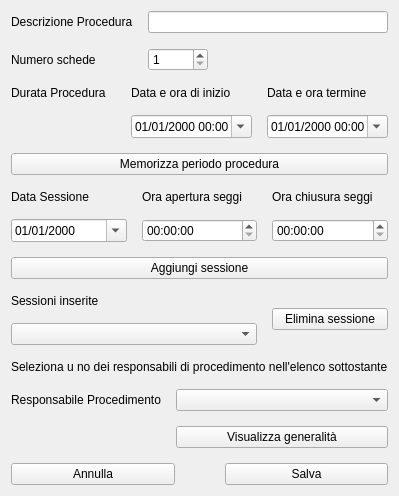
      <widget class="QWidget" name="creazione_procedura_page">
       <layout class="QVBoxLayout" name="verticalLayout_7">
        <property name="spacing">
         <number>15</number>
        </property>
        <item>
         <layout class="QFormLayout" name="formLayout_3">
          <property name="sizeConstraint">
           <enum>QLayout::SetDefaultConstraint</enum>
          </property>
          <property name="fieldGrowthPolicy">
           <enum>QFormLayout::AllNonFixedFieldsGrow</enum>
          </property>
          <property name="rowWrapPolicy">
           <enum>QFormLayout::DontWrapRows</enum>
          </property>
          <item row="0" column="0">
           <widget class="QLabel" name="label_descrizione_procedura">
            <property name="text">
             <string>Descrizione Procedura</string>
            </property>
           </widget>
          </item>
          <item row="0" column="1">
           <widget class="QLineEdit" name="lineEdit_descrizione_procedura"/>
          </item>
          <item row="1" column="0">
           <widget class="QLabel" name="label_numero_schede">
            <property name="text">
             <string>Numero schede</string>
            </property>
           </widget>
          </item>
          <item row="1" column="1">
           <widget class="QSpinBox" name="spinBox_numero_schede">
            <property name="maximumSize">
             <size>
              <width>60</width>
              <height>16777215</height>
             </size>
            </property>
            <property name="mouseTracking">
             <bool>false</bool>
            </property>
            <property name="minimum">
             <number>1</number>
            </property>
            <property name="maximum">
             <number>10</number>
            </property>
           </widget>
          </item>
         </layout>
        </item>
        <item>
         <layout class="QGridLayout" name="gridLayout_2">
          <item row="3" column="0" colspan="3">
           <widget class="QPushButton" name="pushButton_memorizza_periodo_procedura">
            <property name="text">
             <string>Memorizza periodo procedura</string>
            </property>
           </widget>
          </item>
          <item row="0" column="1">
           <widget class="QLabel" name="label_data_ora_inizio">
            <property name="text">
             <string>Data e ora di inizio</string>
            </property>
           </widget>
          </item>
          <item row="0" column="0">
           <widget class="QLabel" name="label_durata">
            <property name="text">
             <string>Durata Procedura</string>
            </property>
           </widget>
          </item>
          <item row="0" column="2">
           <widget class="QLabel" name="label_data_ora_fine">
            <property name="text">
             <string>Data e ora termine</string>
            </property>
           </widget>
          </item>
          <item row="2" column="2">
           <widget class="QDateTimeEdit" name="dateTimeEdit_data_ora_termine">
            <property name="displayFormat">
             <string>dd/MM/yyyy HH:mm</string>
            </property>
            <property name="calendarPopup">
             <bool>true</bool>
            </property>
           </widget>
          </item>
          <item row="2" column="1">
           <widget class="QDateTimeEdit" name="dateTimeEdit_data_ora_inizio">
            <property name="displayFormat">
             <string>dd/MM/yyyy HH:mm</string>
            </property>
            <property name="calendarPopup">
             <bool>true</bool>
            </property>
           </widget>
          </item>
         </layout>
        </item>
        <item>
         <layout class="QGridLayout" name="gridLayout_3">
          <item row="4" column="0" colspan="2">
           <layout class="QFormLayout" name="formLayout_12">
            <property name="rowWrapPolicy">
             <enum>QFormLayout::WrapAllRows</enum>
            </property>
            <item row="1" column="0">
             <widget class="QLabel" name="label_sessioni_inserite">
              <property name="text">
               <string>Sessioni inserite</string>
              </property>
             </widget>
            </item>
            <item row="1" column="1">
             <widget class="QComboBox" name="comboBox_sessioni_inserite"/>
            </item>
           </layout>
          </item>
          <item row="0" column="0">
           <widget class="QLabel" name="label_data_sessione">
            <property name="text">
             <string>Data Sessione</string>
            </property>
           </widget>
          </item>
          <item row="4" column="2">
           <widget class="QPushButton" name="pushButton_elimina_sessione">
            <property name="text">
             <string>Elimina sessione</string>
            </property>
           </widget>
          </item>
          <item row="2" column="0" colspan="3">
           <widget class="QPushButton" name="pushButton_aggiungi_sessione">
            <property name="acceptDrops">
             <bool>false</bool>
            </property>
            <property name="text">
             <string>Aggiungi sessione</string>
            </property>
            <property name="flat">
             <bool>false</bool>
            </property>
           </widget>
          </item>
          <item row="1" column="2">
           <widget class="QTimeEdit" name="timeEdit_chiusura_sessione">
            <property name="buttonSymbols">
             <enum>QAbstractSpinBox::UpDownArrows</enum>
            </property>
            <property name="showGroupSeparator" stdset="0">
             <bool>true</bool>
            </property>
            <property name="calendarPopup">
             <bool>false</bool>
            </property>
           </widget>
          </item>
          <item row="0" column="1">
           <widget class="QLabel" name="label_ora_apertura">
            <property name="text">
             <string>Ora apertura seggi</string>
            </property>
           </widget>
          </item>
          <item row="0" column="2">
           <widget class="QLabel" name="label_ora_chiusura">
            <property name="text">
             <string>Ora chiusura seggi</string>
            </property>
           </widget>
          </item>
          <item row="1" column="0">
           <widget class="QDateEdit" name="dateEdit_data_sessione">
            <property name="displayFormat">
             <string>dd/MM/yyyy</string>
            </property>
            <property name="calendarPopup">
             <bool>true</bool>
            </property>
           </widget>
          </item>
          <item row="1" column="1">
           <widget class="QTimeEdit" name="timeEdit_apertura_sessione"/>
          </item>
         </layout>
        </item>
        <item>
         <widget class="QLabel" name="label">
          <property name="text">
           <string>Seleziona u no dei responsabili di procedimento nell'elenco sottostante</string>
          </property>
         </widget>
        </item>
        <item>
         <layout class="QFormLayout" name="formLayout_4">
          <property name="sizeConstraint">
           <enum>QLayout::SetMinimumSize</enum>
          </property>
          <item row="0" column="0">
           <widget class="QLabel" name="label_RP">
            <property name="text">
             <string>Responsabile Procedimento</string>
            </property>
           </widget>
          </item>
          <item row="0" column="1">
           <widget class="QComboBox" name="comboBox_idRP"/>
          </item>
          <item row="1" column="1">
           <widget class="QPushButton" name="pushButton_visualizzaInfoRP">
            <property name="text">
             <string>Visualizza generalità</string>
            </property>
           </widget>
          </item>
         </layout>
        </item>
        <item>
         <layout class="QHBoxLayout" name="horizontalLayout_4">
          <property name="spacing">
           <number>50</number>
          </property>
          <item>
           <widget class="QPushButton" name="pushButton_annulla_procedura">
            <property name="text">
             <string>Annulla</string>
            </property>
           </widget>
          </item>
          <item>
           <widget class="QPushButton" name="pushButton_salva_procedura">
            <property name="text">
             <string>Salva</string>
            </property>
           </widget>
          </item>
         </layout>
        </item>
       </layout>
      </widget>
